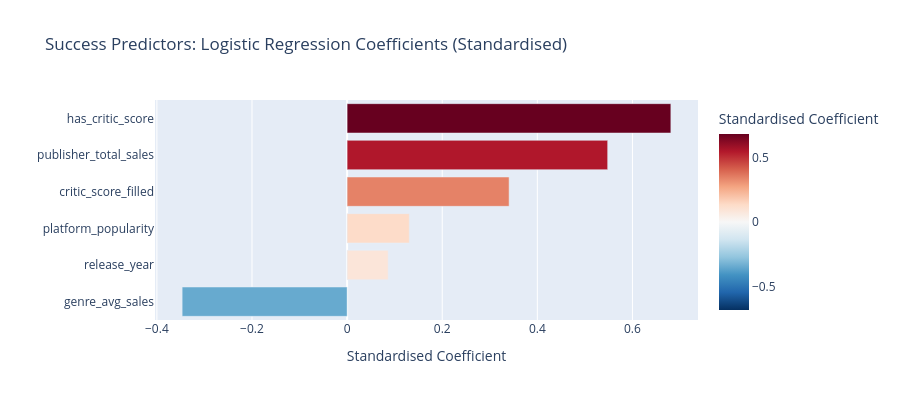

Notebook code cell kept with this figure:
### Code cell
# Feature importance (standardised coefficients)
coef_df = pd.DataFrame({
    'Feature': features,
    'Coefficient': lr.coef_[0],
    'Abs_Coefficient': np.abs(lr.coef_[0])
}).sort_values('Abs_Coefficient', ascending=False)

fig = px.bar(
    coef_df, x='Coefficient', y='Feature', orientation='h',
    color='Coefficient', color_continuous_scale='RdBu_r',
    color_continuous_midpoint=0,
    title='Success Predictors: Logistic Regression Coefficients (Standardised)',
    labels={'Coefficient': 'Standardised Coefficient', 'Feature': ''}
)
fig.update_layout(yaxis={'categoryorder': 'total ascending'}, height=400)
fig.write_html(f'{FIGURES_DIR}/success_factors.html')
fig.show()

print('\nInterpretation:')
for _, row in coef_df.iterrows():
    direction = 'increases' if row['Coefficient'] > 0 else 'decreases'
    print(f'  {row["Feature"]:30s} {direction} success probability (coef={row["Coefficient"]:.4f})')

### Figure 1 — Plotly figure (JSON) as saved in the notebook; plotly's stock layout.template omitted (floating-point values rounded to 4 significant figures)
{"data": [{"hovertemplate": "Standardised Coefficient=%{marker.color}<br>=%{y}<extra></extra>", "legendgroup": "", "marker": {"color": [0.6807, 0.5479, -0.3469, 0.3406, 0.1307, 0.08637], "coloraxis": "coloraxis", "pattern": {"shape": ""}}, "name": "", "orientation": "h", "showlegend": false, "textposition": "auto", "type": "bar", "x": [0.6807, 0.5479, -0.3469, 0.3406, 0.1307, 0.08637], "xaxis": "x", "y": ["has_critic_score", "publisher_total_sales", "genre_avg_sales", "critic_score_filled", "platform_popularity", "release_year"], "yaxis": "y"}], "layout": {"barmode": "relative", "coloraxis": {"autocolorscale": false, "cmid": 0, "colorbar": {"title": {"text": "Standardised Coefficient"}}, "colorscale": [[0, "rgb(5,48,97)"], [0.1, "rgb(33,102,172)"], [0.2, "rgb(67,147,195)"], [0.3, "rgb(146,197,222)"], [0.4, "rgb(209,229,240)"], [0.5, "rgb(247,247,247)"], [0.6, "rgb(253,219,199)"], [0.7, "rgb(244,165,130)"], [0.8, "rgb(214,96,77)"], [0.9, "rgb(178,24,43)"], [1, "rgb(103,0,31)"]]}, "height": 400, "legend": {"tracegroupgap": 0}, "title": {"text": "Success Predictors: Logistic Regression Coefficients (Standardised)"}, "xaxis": {"anchor": "y", "domain": [0, 1], "title": {"text": "Standardised Coefficient"}}, "yaxis": {"anchor": "x", "categoryorder": "total ascending", "domain": [0, 1], "title": {"text": ""}}}}
